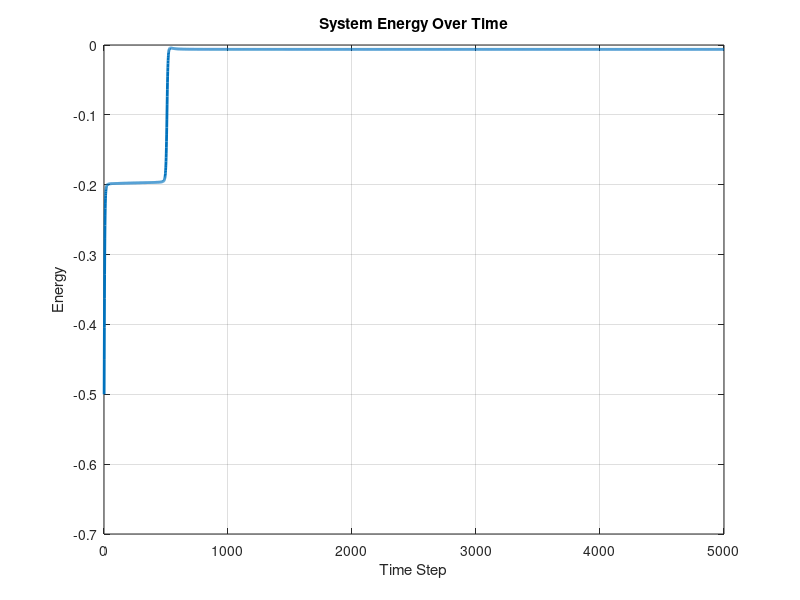
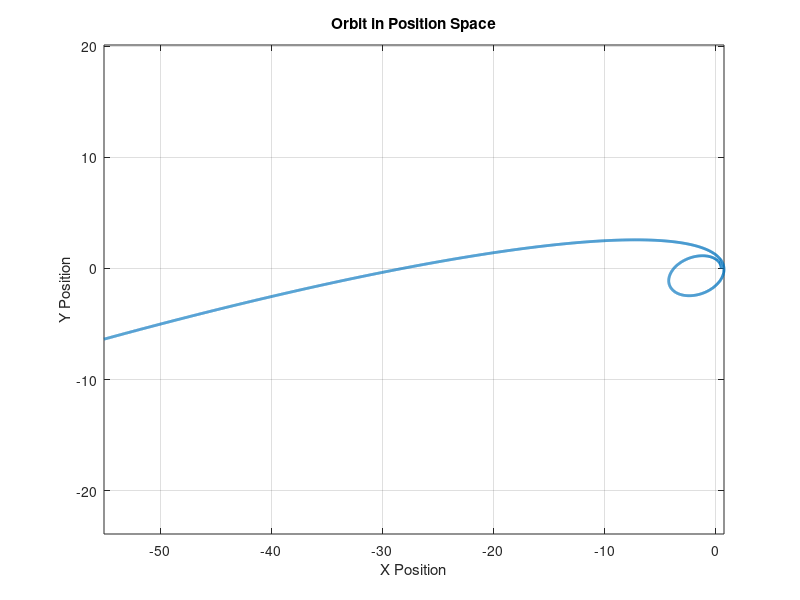

The MATLAB script that drew these images, in order:
% EnhancedOrbitSimulationForwardEuler.m
% This script simulates the orbit based on Hamiltonian dynamics using
% the forward Euler method for numerical integration.
% The Hamiltonian H(p, q) = 0.5*|p|^2 - 1/|q| represents the energy of the system.

% Define the Hamiltonian function for energy calculation
HamiltonianEnergy = @(momentum, position) (0.5*norm(momentum)^2 - 1/norm(position));

% Set parameters
eccentricity = 0.5; % Eccentricity of the orbit, must be between 0 and 1
timeStepSize = 0.05; % Time step size for numerical integration
totalTimeSteps = 5000; % Total number of time steps for the simulation

% Initialize arrays for position, momentum, and energy
position = zeros(2, totalTimeSteps);
momentum = zeros(2, totalTimeSteps);
energyHistory = zeros(1, totalTimeSteps); % Store energy at each time step

% Set initial conditions for position and momentum
position(:, 1) = [1 - eccentricity; 0]; % Initial position
momentum(:, 1) = [0; sqrt((1 + eccentricity) / (1 - eccentricity))]; % Initial momentum
energyHistory(1) = HamiltonianEnergy(momentum(:, 1), position(:, 1)); % Initial energy

% Main simulation loop using forward Euler method
for stepIndex = 1:totalTimeSteps - 1
    % Update position based on current momentum
    position(:, stepIndex + 1) = position(:, stepIndex) + timeStepSize * momentum(:, stepIndex);
    % Update momentum based on gravitational force, assuming a central force field
    momentum(:, stepIndex + 1) = momentum(:, stepIndex) - timeStepSize * (1 / norm(position(:, stepIndex))^3) * position(:, stepIndex);
    % Calculate and store the energy at the new position and momentum
    energyHistory(stepIndex + 1) = HamiltonianEnergy(momentum(:, stepIndex + 1), position(:, stepIndex + 1));
end

% Plotting the energy of the system over time for visualization
figure;
plot(energyHistory, 'LineWidth', 2);
title('System Energy Over Time');
xlabel('Time Step');
ylabel('Energy');
grid on;

% Plotting the orbit in position space for visualization
figure;
plot(position(1, :), position(2, :), 'LineWidth', 2);
title('Orbit in Position Space');
xlabel('X Position');
ylabel('Y Position');
axis equal; % Ensure equal scaling for x and y axis to visualize the orbit correctly
grid on;
